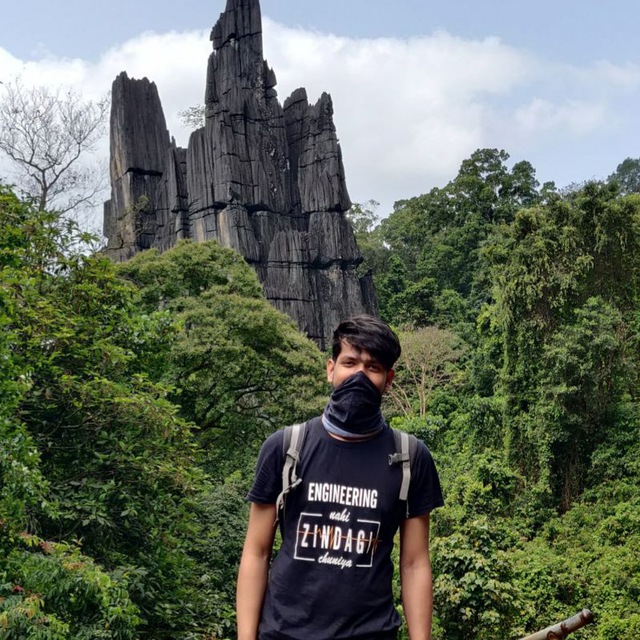
#> input picture data/Me.jpg, 640 x 640 px, found by its file name
$ python histogram.py
#> lines starting #> are read from the running program, lines starting #| are printed output that depends on the picture
import cv2 as cv
import numpy as np
from matplotlib import pyplot as plt

# img = np.zeros((200, 200), np.uint8)
# cv.rectangle(img, (0, 100), (200, 200), (255), -1)
# cv.rectangle(img, (0, 50), (100, 100), (127), -1)

img = cv.imread('data/Me.jpg', -1)
#> img is the input picture: shape (640, 640, 3); mean B, G, R 93.8, 106.9, 98.6

b, g, r = cv.split(img)
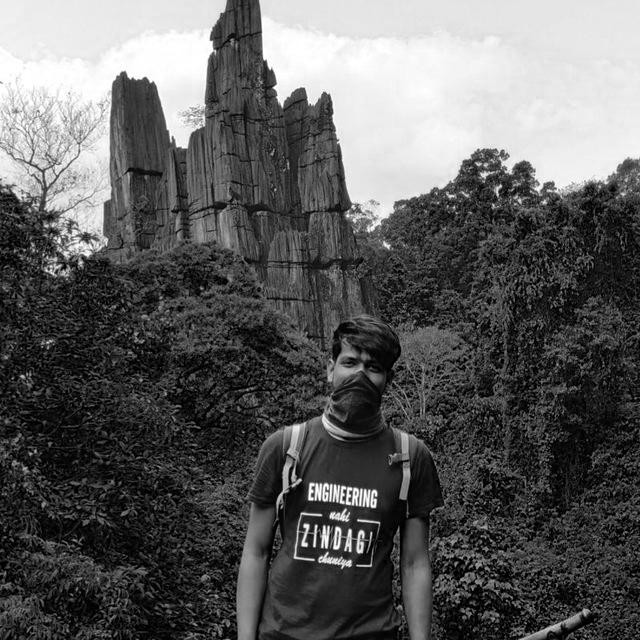
#> b: shape (640, 640); min 0, max 255, mean 93.8
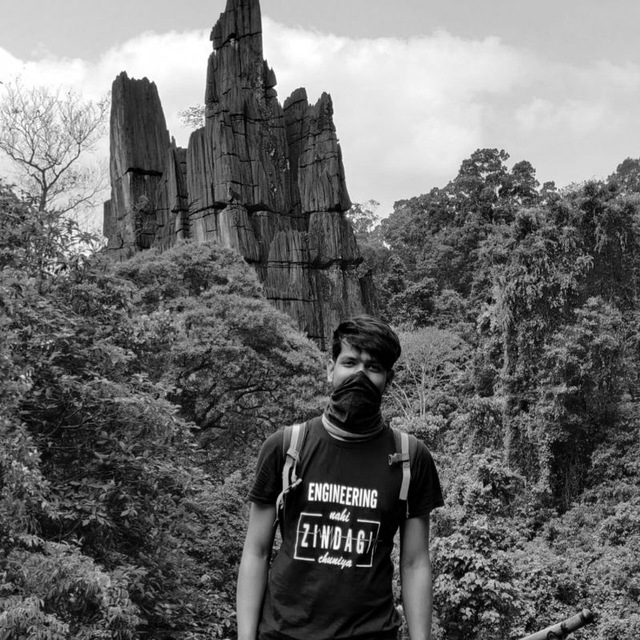
#> g: shape (640, 640); min 0, max 255, mean 106.9
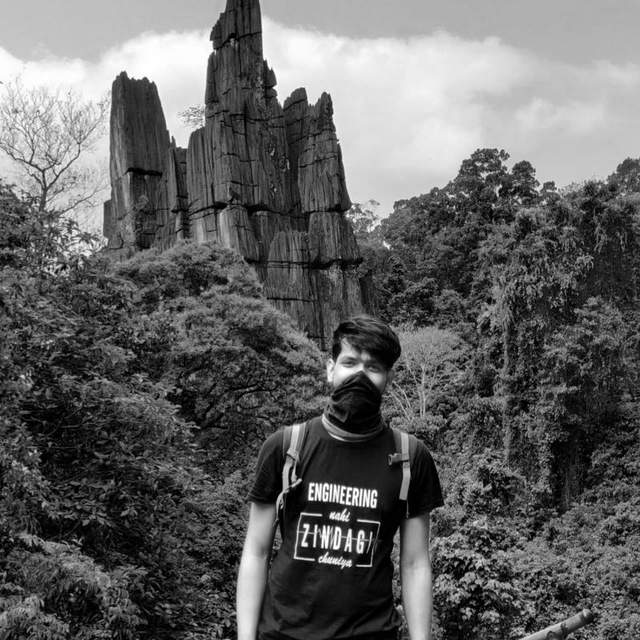
#> r: shape (640, 640); min 0, max 255, mean 98.6

cv.imshow('Image', img)
# cv.imshow('Blue', b)
# cv.imshow('Green', g)
# cv.imshow('Red', r)

hist = cv.calcHist([img], [0], None, [256], [0, 256]) # [0] is the channel, None is the mask, [256] is the number of bins, [0, 256] is the range of values
#> hist = 256 values, max 9453 at index 0, min 104 at index 163, mean 1600
plt.plot(hist)
plt.show()
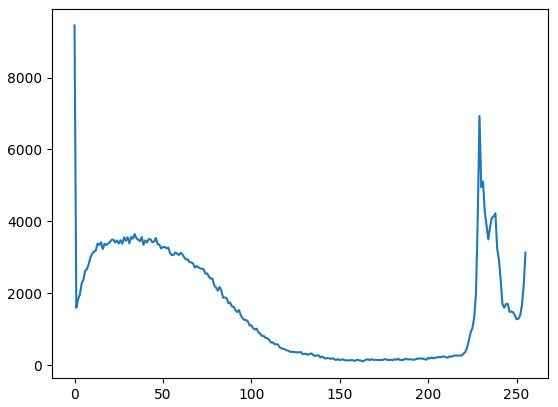
#> figure drawn by matplotlib, 1 panel; curve peaks at x = 0, y = 9453

plt.hist(img.ravel(), 256, [0, 256]) # ravel() is used to flatten the array, 256 is the number of bins, [0, 256] is the range of values
# plt.hist(b.ravel(), 256, [0, 256])
# plt.hist(g.ravel(), 256, [0, 256])
# plt.hist(r.ravel(), 256, [0, 256])
plt.show()
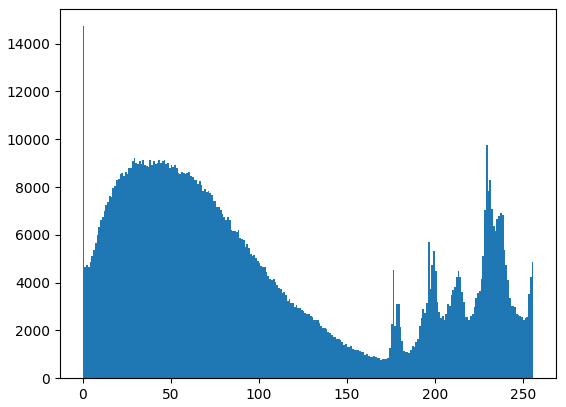
#> figure drawn by matplotlib, 1 panel; tallest bar 14733 high, from x = 0 to 1

cv.waitKey(0)
cv.destroyAllWindows()

$ run again, with data/Black-and-white-gradient.jpg copied over data/Me.jpg
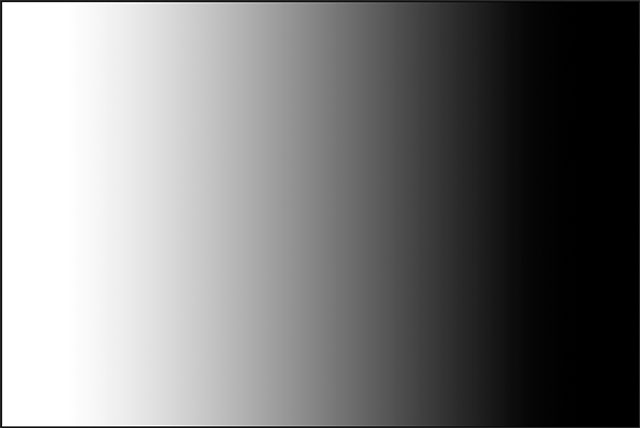
#> input picture data/Black-and-white-gradient.jpg, 640 x 428 px, found by its file name
#> img is the input picture: shape (428, 640, 3); min 0, max 255, mean 125.5
#> hist = 256 values, max 27429 at index 255, min 21 at index 98, mean 1070
#> `plt.show()`:
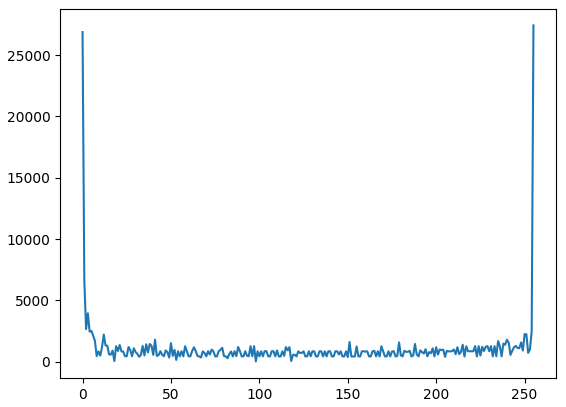
#> figure drawn by matplotlib, 1 panel; curve peaks at x = 255, y = 27429
#> `plt.show()`:
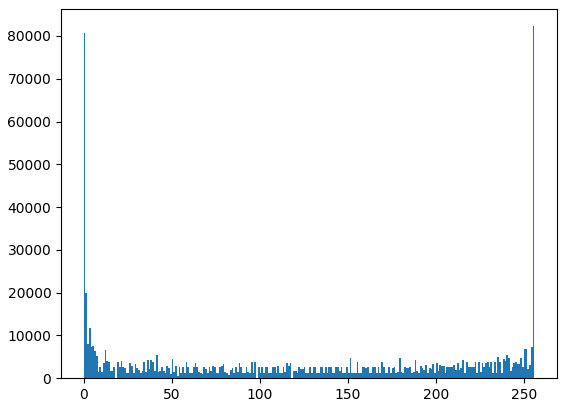
#> figure drawn by matplotlib, 1 panel; tallest bar 82287 high, from x = 255 to 256
